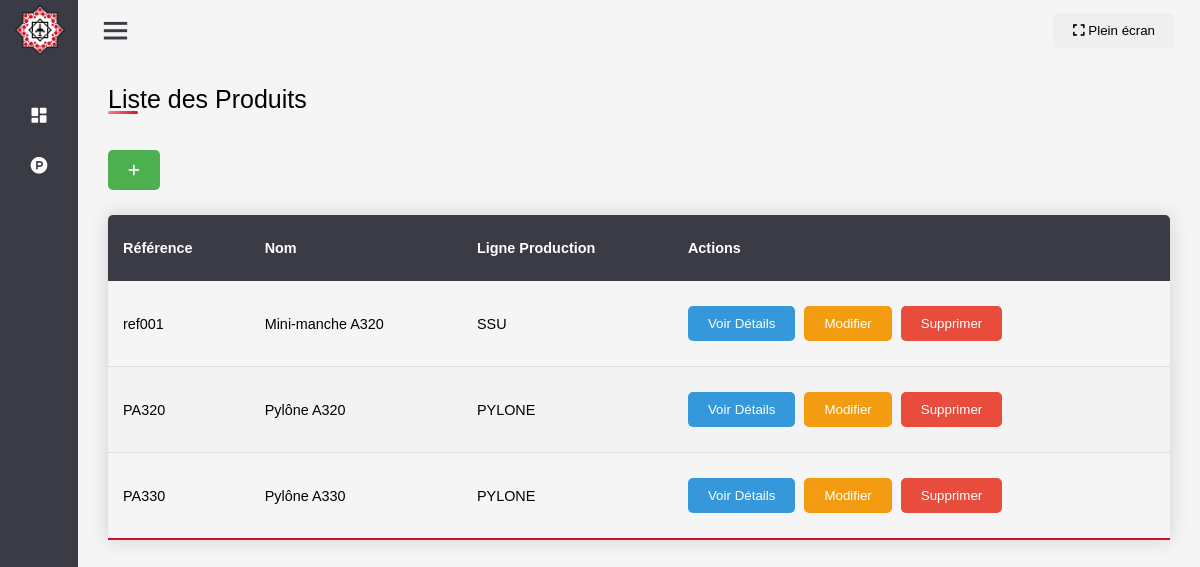
/produits/produits/, run on the app's committed database.
### product/models.py (models this page shows, shortened)
class Produit(models.Model):
    reference = models.CharField(max_length=100)  # La référence du produit
    nom = models.CharField(max_length=200)  # Le nom du produit
    photo = models.ImageField(upload_to=upload_to, null=True, blank=True)  # La photo du produit (optionnelle)
    ligne_production = models.ForeignKey(LigneProd, on_delete=models.CASCADE, related_name='produits')  # La ligne de production à laquelle le produit est associé

class LigneProd(models.Model):
    nom = models.CharField(max_length=100)
    etat = models.CharField(max_length=2, choices=[('OK', 'OK'), ('KO', 'KO')])  # L'état de la ligne de production (OK ou KO)
    commentaire = models.CharField(max_length=300, null=True,)  # Un commentaire sur l'état de la ligne de production

### product/views.py (the view)
# urls.py: path('produits/', views.liste_produits, name='liste_produits'),  # URL pour afficher la liste des produits
def liste_produits(request):
    produits = Produit.objects.all()
    try:
        objectif_hebdo = ObjectifHebdo.objects.first()
        if objectif_hebdo:
            takt_theo = math.floor(float(objectif_hebdo.quantite / (5 * 8)) * 10) / 10
        else:
            takt_theo = 0
    except:
        takt_theo = 0
    context = {
        "produits": produits,
        "titre": "Liste des produits",
        "takt_theo": takt_theo,
    }
    return render(request, 'liste_produits.html', context)

### product/templates/liste_produits.html
{% extends "./base_template.html" %}
{% block content %}
<div class="container">
    <div class="title">Liste des Produits</div> </br></br>
    <a href="{% url 'ajouter_produit' %}"><button class="ajouter" style="background-color: #4CAF50; height: 40px;" ><i class="fas fa-plus"></i></button></a>
    <table id="tbl" class="content-table">
        <thead>
            <tr>
                <th>Référence</th>
                <th>Nom</th>
                <th>Ligne Production</th>
                <th>Actions</th>
            </tr>
        </thead>
        <tbody>
            {% for produit in produits %}
            <tr>
                <td>{{ produit.reference }}</td>
                <td>{{ produit.nom }}</td>
                <td>{{ produit.ligne_production.nom }}</td>
                <td>
                    <a href="{% url 'produit' produit.pk %}"><button class="voir">Voir Détails</button></a>
                    <a href="{% url 'modifier_produit' produit.pk %}"><button class="modifier">Modifier</button></a>
                    <a href="{% url 'supprimer_produit' produit.pk %}"><button class="supprimer" >Supprimer</button>
                    </a>
                </td>
            </tr>
            {% endfor %}
        </tbody>
    </table>
</div>
{% endblock %}

### static/css/style.css (style rules this page uses)
html { background-color: whitesmoke; }
* { margin: 0; padding: 0; box-sizing: border-box; font-family: 'Arial', sans-serif; }
.content-table { border-collapse: collapse; margin: 25px 0; font-size: 0.9em; min-width: 100%; border-radius: 5px 5px 0 0; overflow: hidden; box-shadow: 0 0 20px rgba(0, 0, 0, 0.15); }
.content-table thead tr { background-color: #3a3b45; color: #ffffff; text-align: left; font-weight: bold; }
.content-table th, .content-table td { padding: 25px 15px; }
.content-table tbody tr { border-bottom: 1px solid #dddddd; }
.content-table tbody tr:nth-of-type(even) { background-color: #f3f3f3; }
.content-table tbody tr:last-of-type { border-bottom: 2px solid #CE1126; }
button { padding: 10px 20px; color: #fff; border: none; border-radius: 5px; cursor: pointer; margin-right: 5px; }
a { text-decoration: none; display: inline-block; }
.voir { background-color: #3498db; }
.modifier { background-color: #f39c12; }
.supprimer { background-color: #e74c3c; }
.container { height: 100%; width: 100%; background-color: whitesmoke; padding: 25px 30px; margin-bottom: 0px; }
.container .title { font-size: 25px; font-weight: 500; position: relative; }
.container .title::before { content: ""; position: absolute; left: 0; bottom: 0; height: 3px; width: 30px; border-radius: 5px; background: linear-gradient(135deg, #f58490, #CE1126); }

### data on the page
Produit: reference "ref001", nom "Mini-manche A320", ligne_production.nom "SSU"
Produit: reference "PA320", nom "Pylône A320", ligne_production.nom "PYLONE"
Produit: reference "PA330", nom "Pylône A330", ligne_production.nom "PYLONE"
